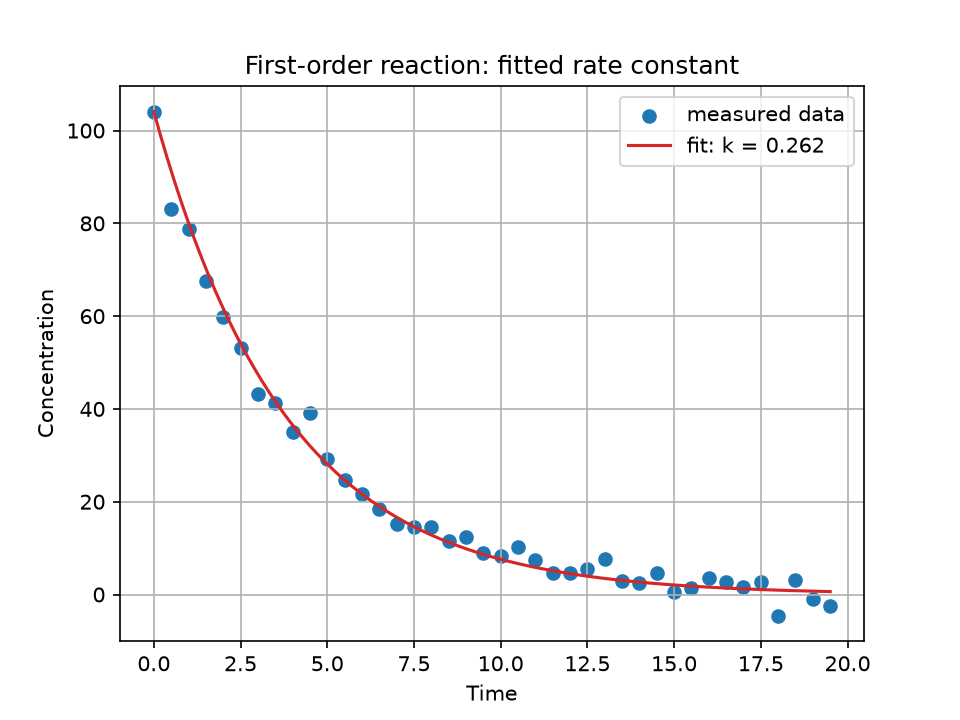

Source code (Python):
"""
PW2 Lab B Part 3 -- fit a reaction's rate constant to measured data.

A first-order reaction decays as  C(t) = C0 * exp(-k*t).  You have noisy
concentration-vs-time measurements; find the k that best matches them.
Complete the TODOs. Run:  python kinetics.py
"""
import numpy as np
import matplotlib.pyplot as plt
from scipy.optimize import minimize

# 1. read the data (skip the header line)
data = np.loadtxt("kinetics.csv", delimiter=",", skiprows=1)
t = data[:, 0]
c = data[:, 1]

# 2. C0 is the first measured concentration
C0 = c[0]


# 3. total squared error between model and data
def error(k):
    k = k[0]                       # minimize passes k as an array
    model = C0 * np.exp(-k * t)
    return np.sum((c - model) ** 2)


# 4. minimise the error with SLSQP, k kept between 0 and 5
result = minimize(error, x0=0.5, method="SLSQP", bounds=[(0, 5)])
k_fit = result.x[0]
print(f"Fitted rate constant k = {k_fit:.4f}")
print(f"Remaining error        = {result.fun:.5f}")

# 5. plot data and fitted curve
t_smooth = np.linspace(t.min(), t.max(), 300)
plt.scatter(t, c, label="measured data", color="tab:blue")
plt.plot(t_smooth, C0 * np.exp(-k_fit * t_smooth), color="tab:red",
         label=f"fit: k = {k_fit:.3f}")
plt.xlabel("Time")
plt.ylabel("Concentration")
plt.title("First-order reaction: fitted rate constant")
plt.legend()
plt.grid(True)
plt.savefig("kinetics.png", dpi=150)
